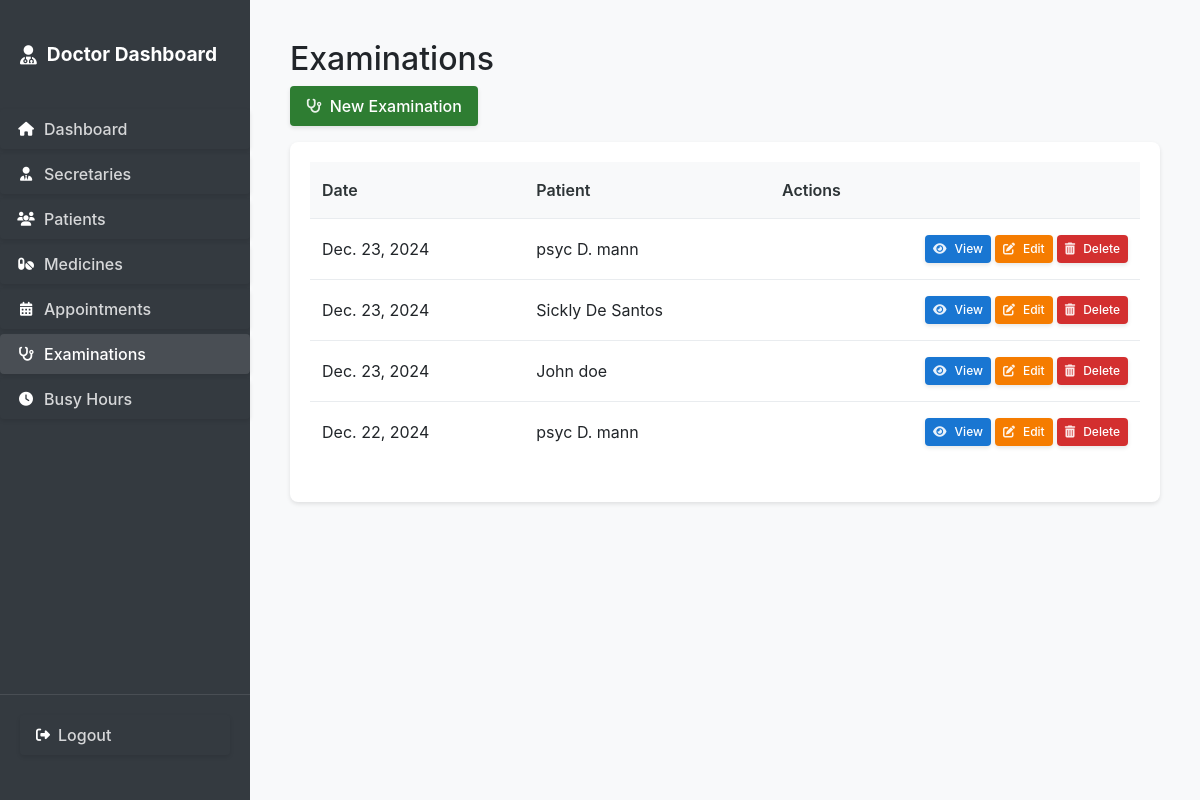
Page /examinations/ (signed in) on the committed database.
### secretary_dash/models.py (models this page shows, shortened)
class Examination(models.Model):
    patient = models.ForeignKey(Patient, on_delete=models.CASCADE)
    symptoms = models.TextField()
    diagnosis = models.TextField()
    created_by = models.ForeignKey(User, on_delete=models.CASCADE)
    created_at = models.DateTimeField(auto_now_add=True)
    date = models.DateField()
    time = models.TimeField()
    class Meta:
        ordering = ['-date']

class Patient(models.Model):
    name = models.CharField(max_length=100)
    phone = models.CharField(max_length=20)
    email = models.EmailField()
    address = models.TextField()
    date_of_birth = models.DateField()
    created_at = models.DateTimeField(auto_now_add=True)
    class Meta:
        ordering = ['name']

### secretary_dash/views.py (the view)
# urls.py: path('examinations/', views.examination_list, name='examination_list'),
@login_required
@user_passes_test(lambda u: u.is_superuser)
def examination_list(request):
    examinations = Examination.objects.all().order_by('-date', '-created_at')
    return render(request, 'secretary_dash/doctor/examination_list.html', {
        'examinations': examinations
    })

### secretary_dash/auth.py (called while the page is built)
    def get_user(self, user_id):
        UserModel = get_user_model()
        try:
            return UserModel.objects.get(pk=user_id)
        except UserModel.DoesNotExist:
            return None

### templates/secretary_dash/doctor/examination_list.html (shortened to what this page needs)
{% extends 'secretary_dash/common/table_base.html' %}
{% block page_title %}Examinations{% endblock %}
{% block header_actions %}
<a href="{% url 'secretary_dash:examination_create' %}" class="btn btn-add">
    <i class="fas fa-stethoscope"></i>
    <span>New Examination</span>
</a>
{% endblock %}
{% block table_content %}
{% if examinations %}
    <table>
        <thead>
            <tr>
                <th>Date</th>
                <th>Patient</th>
                <th>Actions</th>
            </tr>
        </thead>
        <tbody>
            {% for examination in examinations %}
                <tr>
                    <td>{{ examination.date }}</td>
                    <td>{{ examination.patient.name }}</td>
                    <td class="actions">
                        <a href="{% url 'secretary_dash:examination_detail' examination.id %}" class="btn btn-view btn-sm">
                            <i class="fas fa-eye"></i>
                            <span>View</span>
                        </a>
                        {% if not examination.is_completed %}
                            <a href="{% url 'secretary_dash:examination_edit' examination.id %}" class="btn btn-edit btn-sm">
                                <i class="fas fa-edit"></i>
                                <span>Edit</span>
                            </a>
                        {% endif %}
                        <form method="post" action="{% url 'secretary_dash:examination_delete' examination.id %}" style="display: inline;">
                            <button type="submit" class="btn btn-delete btn-sm" onclick="return confirm('Are you sure you want to delete this examination?');">
                                <i class="fas fa-trash-alt"></i>
                                <span>Delete</span>
                            </button>
                        </form>
                    </td>
                </tr>
            {% endfor %}
        </tbody>
    </table>
{% else %}
    <p class="no-data">No examinations found.</p>
{% endif %}
{% endblock %}

### static/css/main.css (style rules this page uses)
body { margin: 0; padding: 0; font-family: -apple-system, BlinkMacSystemFont, "Segoe UI", Roboto, "Helvetica Neue", Arial, sans-serif; background-color: #f8f9fa; }
table { width: 100%; border-collapse: collapse; background-color: var(--white); }
table th, table td { padding: 0.75rem 1rem; text-align: left; border-bottom: 0.0625rem solid var(--border-color); }
table th { background-color: var(--light-bg); font-weight: 600; color: var(--text-color); }
table tr:last-child td { border-bottom: none; }
.actions { display: flex !important; gap: 0.25rem !important; justify-content: flex-end !important; }
.actions .btn, .actions form { margin: 0 !important; }
.actions form { display: inline-flex !important; }
.btn-delete { background-color: #dc3545 !important; color: white !important; }
.btn { display: inline-flex !important; align-items: center !important; gap: 0.5rem !important; padding: 0.5rem 1rem !important; border-radius: 0.25rem !important; border: none !important; cursor: pointer !important; font-weight: 500 !important; transition: all 0.2s ease !important; text-decoration: none !important; box-shadow: 0 0.125rem 0.25rem rgba(0, 0, 0, 0.1) !important; }
.btn .fas, .btn .far, .btn .fab, .btn .fa { color: rgba(255, 255, 255, 0.9) !important; }
table { width: 100%; border-collapse: separate; border-spacing: 0; margin-bottom: 1.25rem; }
table th { background-color: #f8f9fa; color: #2d3436; font-weight: 600; padding: 1rem 0.75rem; text-align: left; border-bottom: 0.0625rem solid #e9ecef; white-space: nowrap; }
table td { padding: 1rem 0.75rem; border-bottom: 0.0625rem solid #e9ecef; vertical-align: middle; }
table tbody tr:last-child td { border-bottom: none; }
.table-container .btn-sm { padding: 0.25rem 0.5rem !important; font-size: 0.75rem !important; min-width: 2.5rem !important; height: 1.75rem !important; display: inline-flex !important; align-items: center !important; justify-content: center !important; gap: 0.25rem !important; margin: 0 !important; }
.table-container .btn-sm i { font-size: 0.75rem !important; margin-right: 0.25rem !important; }
.btn-edit { background-color: #f57c00 !important; color: white !important; }
.btn-add { background-color: #2e7d32 !important; color: white !important; }
.btn-view { background-color: #1976d2 !important; color: white !important; }
.btn-delete { background-color: #d32f2f !important; color: white !important; }
.btn i { font-size: 0.875rem !important; }
.btn-sm { padding: 0.375rem 0.75rem !important; font-size: 0.875rem !important; min-width: 4rem !important; }
.btn-sm i { font-size: 0.875rem !important; margin-right: 0.25rem !important; }

### rows in the picture
Examination: date "Dec. 23, 2024", patient.name "psyc D. mann"
Examination: date "Dec. 23, 2024", patient.name "Sickly De Santos"
Examination: date "Dec. 23, 2024", patient.name "John doe"
Examination: date "Dec. 22, 2024", patient.name "psyc D. mann"
